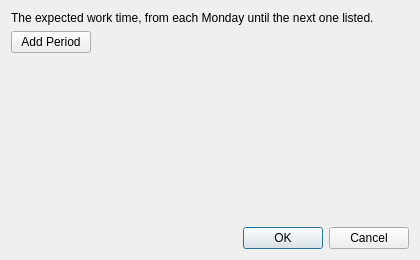
<?xml version="1.0" encoding="UTF-8"?>
<ui version="4.0">
 <class>WorkTimeContractDialog</class>
 <widget class="QDialog" name="WorkTimeContractDialog">
  <property name="geometry">
   <rect>
    <x>0</x>
    <y>0</y>
    <width>420</width>
    <height>260</height>
   </rect>
  </property>
  <property name="windowTitle">
   <string>Expected Work Time</string>
  </property>
  <layout class="QVBoxLayout" name="verticalLayout">
   <item>
    <widget class="QLabel" name="lbExplanation">
     <property name="text">
      <string>The expected work time, from each Monday until the next one listed.</string>
     </property>
     <property name="wordWrap">
      <bool>true</bool>
     </property>
    </widget>
   </item>
   <item>
    <layout class="QVBoxLayout" name="periodsLayout"/>
   </item>
   <item>
    <layout class="QHBoxLayout" name="addLayout">
     <item>
      <widget class="QPushButton" name="pbAdd">
       <property name="text">
        <string>Add Period</string>
       </property>
      </widget>
     </item>
     <item>
      <spacer name="addSpacer">
       <property name="orientation">
        <enum>Qt::Horizontal</enum>
       </property>
       <property name="sizeHint" stdset="0">
        <size>
         <width>40</width>
         <height>20</height>
        </size>
       </property>
      </spacer>
     </item>
    </layout>
   </item>
   <item>
    <spacer name="verticalSpacer">
     <property name="orientation">
      <enum>Qt::Vertical</enum>
     </property>
     <property name="sizeHint" stdset="0">
      <size>
       <width>20</width>
       <height>5</height>
      </size>
     </property>
    </spacer>
   </item>
   <item>
    <widget class="QDialogButtonBox" name="buttonBox">
     <property name="orientation">
      <enum>Qt::Horizontal</enum>
     </property>
     <property name="standardButtons">
      <set>QDialogButtonBox::Cancel|QDialogButtonBox::Ok</set>
     </property>
    </widget>
   </item>
  </layout>
 </widget>
 <resources/>
 <connections>
  <connection>
   <sender>buttonBox</sender>
   <signal>rejected()</signal>
   <receiver>WorkTimeContractDialog</receiver>
   <slot>reject()</slot>
   <hints>
    <hint type="sourcelabel">
     <x>316</x>
     <y>230</y>
    </hint>
    <hint type="destinationlabel">
     <x>286</x>
     <y>244</y>
    </hint>
   </hints>
  </connection>
 </connections>
</ui>
